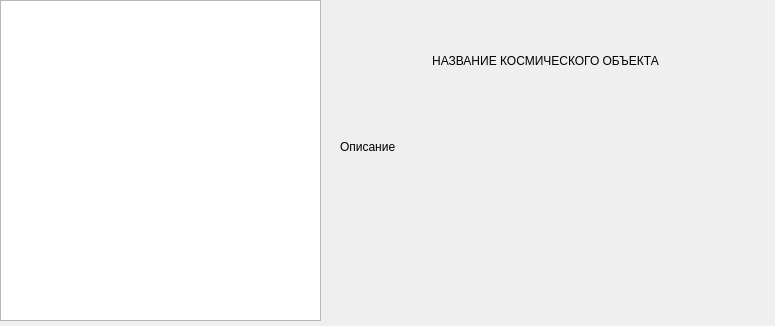
<?xml version="1.0" encoding="UTF-8"?>
<ui version="4.0">
 <class>Form</class>
 <widget class="QWidget" name="Form">
  <property name="geometry">
   <rect>
    <x>0</x>
    <y>0</y>
    <width>775</width>
    <height>326</height>
   </rect>
  </property>
  <property name="windowTitle">
   <string>Название космического объекта</string>
  </property>
  <widget class="QGraphicsView" name="objectPhoto">
   <property name="geometry">
    <rect>
     <x>0</x>
     <y>0</y>
     <width>321</width>
     <height>321</height>
    </rect>
   </property>
  </widget>
  <widget class="QLabel" name="spaceObjectName">
   <property name="geometry">
    <rect>
     <x>410</x>
     <y>20</y>
     <width>271</width>
     <height>81</height>
    </rect>
   </property>
   <property name="layoutDirection">
    <enum>Qt::LeftToRight</enum>
   </property>
   <property name="text">
    <string>НАЗВАНИЕ КОСМИЧЕСКОГО ОБЪЕКТА</string>
   </property>
   <property name="alignment">
    <set>Qt::AlignCenter</set>
   </property>
  </widget>
  <widget class="QLabel" name="description">
   <property name="geometry">
    <rect>
     <x>340</x>
     <y>140</y>
     <width>401</width>
     <height>161</height>
    </rect>
   </property>
   <property name="text">
    <string>Описание</string>
   </property>
   <property name="alignment">
    <set>Qt::AlignLeading|Qt::AlignLeft|Qt::AlignTop</set>
   </property>
  </widget>
 </widget>
 <resources/>
 <connections/>
</ui>
